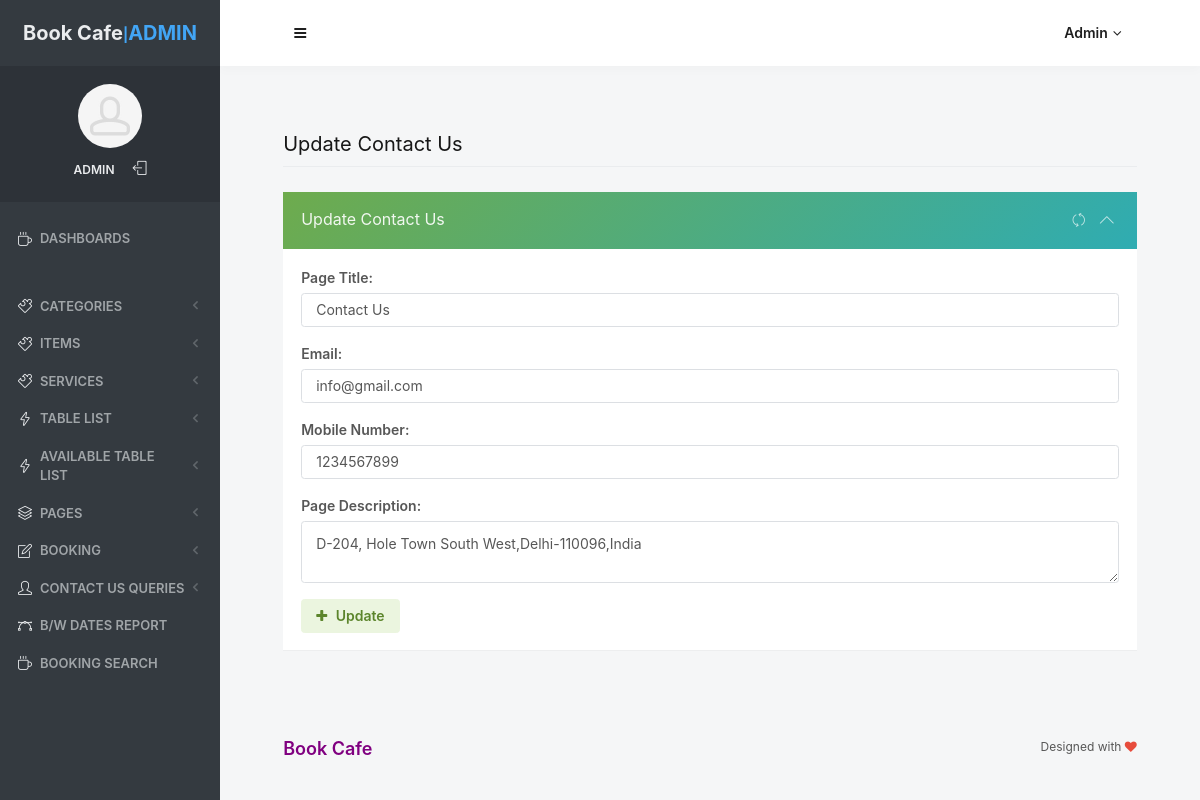
The app's page /obbs/admin/contactus.php (signed in), older data.
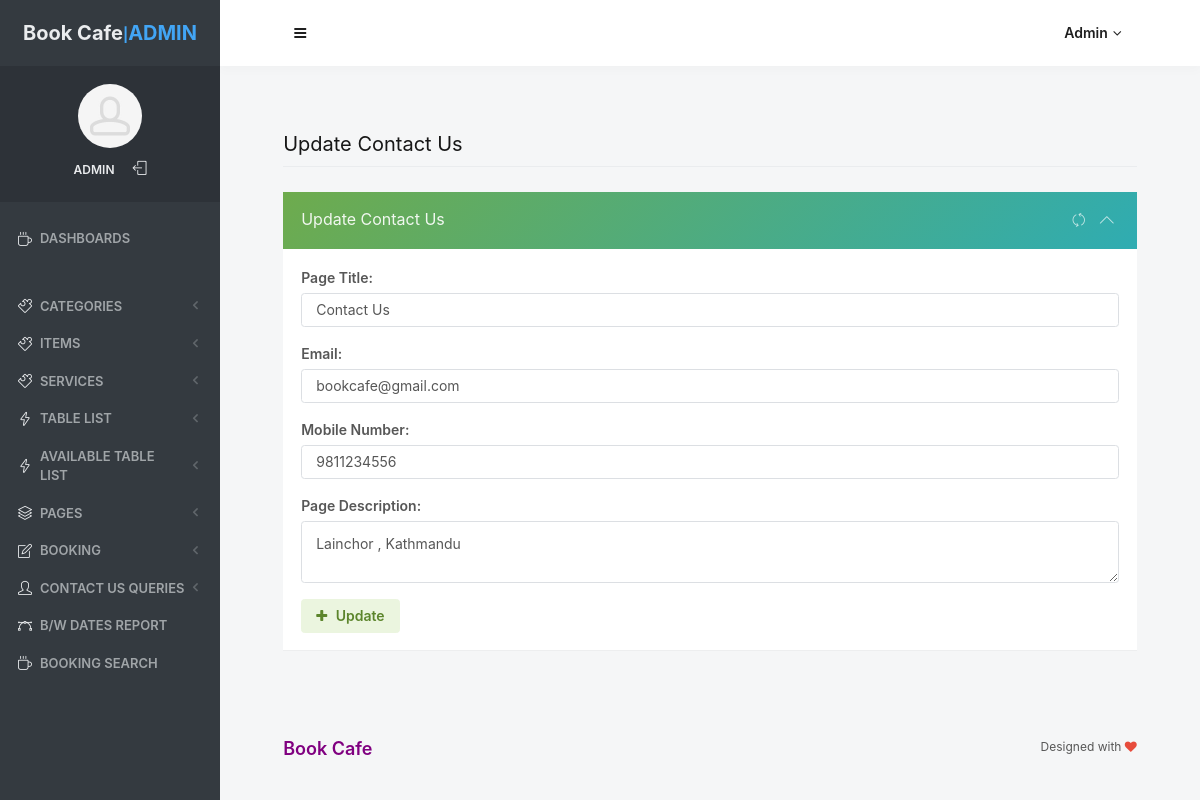
The same page, newer data.
### tables this page shows
CREATE TABLE `tblpage` (
  `ID` int(10) NOT NULL,
  `PageType` varchar(100) DEFAULT NULL,
  `PageTitle` mediumtext DEFAULT NULL,
  `PageDescription` mediumtext DEFAULT NULL,
  `Email` varchar(200) DEFAULT NULL,
  `MobileNumber` bigint(10) DEFAULT NULL,
  `UpdationDate` timestamp NULL DEFAULT NULL ON UPDATE current_timestamp()
);

### obbs/admin/contactus.php (the view, shortened to what this page needs)
<?php
if (strlen($_SESSION['odmsaid']==0)) {
  header('location:logout.php');
  } else{
  ?>
<!doctype html>
 <html lang="en" class="no-focus">
    <head>
<link rel="stylesheet" id="css-main" href="assets/css/codebase.min.css">
</head>
    <body>
        <div id="page-container" class="sidebar-o sidebar-inverse side-scroll page-header-fixed main-content-narrow">
             <?php include_once('includes/sidebar.php');?>
          <?php include_once('includes/header.php');?>
            <main id="main-container">
                <div class="content">
                    <h2 class="content-heading">Update Contact Us</h2>
                    <div class="row">
                        <div class="col-md-12">
                            <div class="block block-themed">
                                <div class="block-header bg-gd-emerald">
                                    <h3 class="block-title">Update Contact Us</h3>
                                    <div class="block-options">
                                        <button type="button" class="btn-block-option" data-toggle="block-option" data-action="state_toggle" data-action-mode="demo">
                                            <i class="si si-refresh"></i>
                                        </button>
                                        <button type="button" class="btn-block-option" data-toggle="block-option" data-action="content_toggle"></button>
                                    </div>
                                </div>
                                <div class="block-content">
                                    <form method="post">
                                <?php
$sql="SELECT * from  tblpage where PageType='contactus'";
$query = $dbh -> prepare($sql);
$query->execute();
$results=$query->fetchAll(PDO::FETCH_OBJ);
$cnt=1;
if($query->rowCount() > 0)
{
foreach($results as $row)
{               ?>
                                        <div class="form-group row">
                                            <label class="col-12" for="register1-email">Page Title:</label>
                                            <div class="col-12">
                                                 <input type="text" name="pagetitle" id="pagetitle" required="true" value="<?php  echo $row->PageTitle;?>" class="form-control">
                                            </div>
                                        </div>
                                        <div class="form-group row">
                                            <label class="col-12" for="register1-email">Email:</label>
                                            <div class="col-12">
                                                 <input type="text" name="email" id="email" required="true" value="<?php  echo $row->Email;?>" class="form-control">
                                            </div>
                                        </div>
                                        <div class="form-group row">
                                            <label class="col-12" for="register1-email">Mobile Number:</label>
                                            <div class="col-12">
                                                <input type="text" name="mobnum" id="mobnum" required="true" value="<?php  echo $row->MobileNumber;?>" class="form-control" maxlength="10" pattern="[0-9]+">
                                            </div>
                                        </div>
                                        <div class="form-group row">
                                            <label class="col-12" for="register1-email">Page Description:</label>
                                            <div class="col-12">
                                                 <textarea type="text" name="pagedes" class="form-control" required='true'><?php  echo $row->PageDescription;?></textarea>
                                            </div>
                                        </div>
                                        <?php $cnt=$cnt+1;}} ?>
                                        <div class="form-group row">
                                            <div class="col-12">
                                                <button type="submit" class="btn btn-alt-success" name="submit">
                                                    <i class="fa fa-plus mr-5"></i> Update
                                                </button>
                                            </div>
                                        </div>
                                    </form>
                                </div>
                            </div>
                        </div>
                       </div>
                </div>
            </main>
          <?php include_once('includes/footer.php');?>
        </div>
    </body>
</html>
<?php }  ?>

Row changes from the older to the newer data that the page shows:
changed tblpage "Contact Us": email "info@gmail.com" → "bookcafe@gmail.com"; mobnum "1234567899" → "9811234556"; pagedes "D-204, Hole Town South West,Delhi-110096,India" → "Lainchor , Kathmandu"
